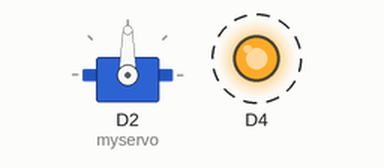
The sketch below on a simulated ESP8266 (NodeMCU). On the bench: servo, output pins drawn as LEDs (lit = HIGH). Dashed ring = blinking. Uploads are accepted with an empty reply; random numbers use the default seed unless the sketch sets one; what the sketch prints to the serial monitor is not drawn.

Above: at 2.8 s.
Timing chart, 0 to 5.2 s (numbered marks = the images above):
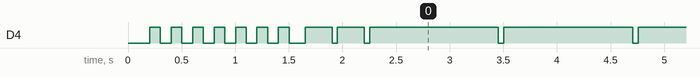

Measured:
- by itself, D4: HIGH → LOW at 0.30 s, → HIGH 0.10 s later, → LOW 0.10 s later, → HIGH 0.10 s later, … (222 changes in this stretch)

The sketch:

r3_venom.ino
```cpp
#include <Arcana3.h>
#include <Servo.h>

Arcana3 arcana("venom", true);

int counter = 0;
Servo myservo;  // create servo object to control a servo
long nextTime = 0;
int pos;

void setup() {
  pinMode(D2, OUTPUT); //alarma
  myservo.attach(D2);  // attaches the servo on GIO2 to the servo object

  arcana.init();
  delay(50);
  arcana.configurar();
  delay(50);
}
void loop() {
  if (counter == 0) {
    arcana.conectar();
    counter = 50;

    if (arcana.status == 0) {
      myservo.write(90);              // tell servo to go to position in variable 'pos'
    }
    if (arcana.status == 1) {
      myservo.write(90);              // tell servo to go to position in variable 'pos'
    }
    if (arcana.status == 3) {
      myservo.write(90);              // tell servo to go to position in variable 'pos'
    }

  }
  counter--;

  if (arcana.status == 2) {
    if (arcana.acertijo(3)) {
      if (millis() > nextTime) {
        pos = random(-8, 9);
        myservo.write(90 + pos);
        int tiempo = abs(pos) * 500;
        nextTime = millis() + 4500 - tiempo;
      }
    } else {
      myservo.write(90);              // tell servo to go to position in variable 'pos'
    }
  }

  String estado = "";
  estado += "&Velocidad="+String(pos);
  arcana.estado(estado);


  ///////////////////////////////
  delay(20);
}
```
